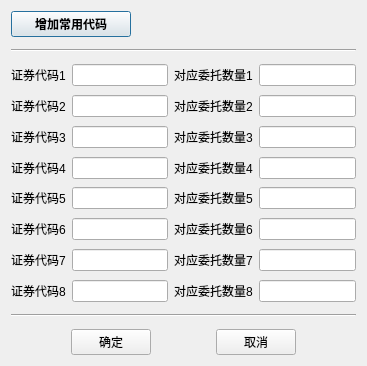
<?xml version="1.0" encoding="UTF-8"?>
<ui version="4.0">
 <class>Dig_UseCode</class>
 <widget class="QDialog" name="Dig_UseCode">
  <property name="geometry">
   <rect>
    <x>0</x>
    <y>0</y>
    <width>367</width>
    <height>366</height>
   </rect>
  </property>
  <property name="windowTitle">
   <string>Dialog</string>
  </property>
  <layout class="QVBoxLayout" name="verticalLayout">
   <item>
    <widget class="QPushButton" name="pb_useCode">
     <property name="maximumSize">
      <size>
       <width>120</width>
       <height>40</height>
      </size>
     </property>
     <property name="sizeIncrement">
      <size>
       <width>0</width>
       <height>0</height>
      </size>
     </property>
     <property name="font">
      <font>
       <weight>75</weight>
       <bold>true</bold>
      </font>
     </property>
     <property name="text">
      <string>增加常用代码</string>
     </property>
    </widget>
   </item>
   <item>
    <widget class="Line" name="line">
     <property name="minimumSize">
      <size>
       <width>0</width>
       <height>15</height>
      </size>
     </property>
     <property name="orientation">
      <enum>Qt::Horizontal</enum>
     </property>
    </widget>
   </item>
   <item>
    <layout class="QGridLayout" name="gridLayout">
     <item row="11" column="0">
      <spacer name="verticalSpacer_6">
       <property name="orientation">
        <enum>Qt::Vertical</enum>
       </property>
       <property name="sizeHint" stdset="0">
        <size>
         <width>20</width>
         <height>40</height>
        </size>
       </property>
      </spacer>
     </item>
     <item row="10" column="1">
      <widget class="QLineEdit" name="le_code6"/>
     </item>
     <item row="4" column="3">
      <widget class="QLineEdit" name="le_orderVolume3"/>
     </item>
     <item row="4" column="0">
      <widget class="QLabel" name="l_code3">
       <property name="text">
        <string>证券代码3</string>
       </property>
      </widget>
     </item>
     <item row="6" column="0">
      <widget class="QLabel" name="l_code4">
       <property name="text">
        <string>证券代码4</string>
       </property>
      </widget>
     </item>
     <item row="4" column="2">
      <widget class="QLabel" name="l_orderVolume3">
       <property name="text">
        <string>对应委托数量3</string>
       </property>
      </widget>
     </item>
     <item row="6" column="3">
      <widget class="QLineEdit" name="le_orderVolume4"/>
     </item>
     <item row="8" column="2">
      <widget class="QLabel" name="l_orderVolume5">
       <property name="text">
        <string>对应委托数量5</string>
       </property>
      </widget>
     </item>
     <item row="14" column="1">
      <widget class="QLineEdit" name="le_code8"/>
     </item>
     <item row="10" column="3">
      <widget class="QLineEdit" name="le_orderVolume6"/>
     </item>
     <item row="14" column="2">
      <widget class="QLabel" name="l_orderVolume8">
       <property name="text">
        <string>对应委托数量8</string>
       </property>
      </widget>
     </item>
     <item row="8" column="3">
      <widget class="QLineEdit" name="le_orderVolume5"/>
     </item>
     <item row="0" column="2">
      <widget class="QLabel" name="l_orderVolume1">
       <property name="text">
        <string>对应委托数量1</string>
       </property>
      </widget>
     </item>
     <item row="6" column="2">
      <widget class="QLabel" name="l_orderVolume4">
       <property name="text">
        <string>对应委托数量4</string>
       </property>
      </widget>
     </item>
     <item row="8" column="1">
      <widget class="QLineEdit" name="le_code5"/>
     </item>
     <item row="12" column="2">
      <widget class="QLabel" name="l_orderVolume7">
       <property name="text">
        <string>对应委托数量7</string>
       </property>
      </widget>
     </item>
     <item row="14" column="0">
      <widget class="QLabel" name="l_code8">
       <property name="text">
        <string>证券代码8</string>
       </property>
      </widget>
     </item>
     <item row="2" column="3">
      <widget class="QLineEdit" name="le_orderVolume2"/>
     </item>
     <item row="4" column="1">
      <widget class="QLineEdit" name="le_code3"/>
     </item>
     <item row="6" column="1">
      <widget class="QLineEdit" name="le_code4"/>
     </item>
     <item row="12" column="3">
      <widget class="QLineEdit" name="le_orderVolume7"/>
     </item>
     <item row="12" column="0">
      <widget class="QLabel" name="l_code7">
       <property name="text">
        <string>证券代码7</string>
       </property>
      </widget>
     </item>
     <item row="0" column="3">
      <widget class="QLineEdit" name="le_orderVolume1"/>
     </item>
     <item row="12" column="1">
      <widget class="QLineEdit" name="le_code7"/>
     </item>
     <item row="10" column="0">
      <widget class="QLabel" name="l_code6">
       <property name="text">
        <string>证券代码6</string>
       </property>
      </widget>
     </item>
     <item row="2" column="0">
      <widget class="QLabel" name="l_code2">
       <property name="text">
        <string>证券代码2</string>
       </property>
      </widget>
     </item>
     <item row="10" column="2">
      <widget class="QLabel" name="l_orderVolume6">
       <property name="text">
        <string>对应委托数量6</string>
       </property>
      </widget>
     </item>
     <item row="14" column="3">
      <widget class="QLineEdit" name="le_orderVolume8"/>
     </item>
     <item row="8" column="0">
      <widget class="QLabel" name="l_code5">
       <property name="text">
        <string>证券代码5</string>
       </property>
      </widget>
     </item>
     <item row="0" column="1">
      <widget class="QLineEdit" name="le_code1">
       <property name="frame">
        <bool>true</bool>
       </property>
       <property name="echoMode">
        <enum>QLineEdit::Normal</enum>
       </property>
       <property name="readOnly">
        <bool>false</bool>
       </property>
      </widget>
     </item>
     <item row="2" column="2">
      <widget class="QLabel" name="l_orderVolume2">
       <property name="text">
        <string>对应委托数量2</string>
       </property>
      </widget>
     </item>
     <item row="2" column="1">
      <widget class="QLineEdit" name="le_code2"/>
     </item>
     <item row="0" column="0">
      <widget class="QLabel" name="l_code1">
       <property name="text">
        <string>证券代码1</string>
       </property>
       <property name="scaledContents">
        <bool>false</bool>
       </property>
       <property name="margin">
        <number>0</number>
       </property>
       <property name="indent">
        <number>-1</number>
       </property>
      </widget>
     </item>
     <item row="1" column="0">
      <spacer name="verticalSpacer">
       <property name="orientation">
        <enum>Qt::Vertical</enum>
       </property>
       <property name="sizeHint" stdset="0">
        <size>
         <width>20</width>
         <height>40</height>
        </size>
       </property>
      </spacer>
     </item>
     <item row="3" column="0">
      <spacer name="verticalSpacer_2">
       <property name="orientation">
        <enum>Qt::Vertical</enum>
       </property>
       <property name="sizeHint" stdset="0">
        <size>
         <width>20</width>
         <height>40</height>
        </size>
       </property>
      </spacer>
     </item>
     <item row="13" column="0">
      <spacer name="verticalSpacer_7">
       <property name="orientation">
        <enum>Qt::Vertical</enum>
       </property>
       <property name="sizeHint" stdset="0">
        <size>
         <width>20</width>
         <height>40</height>
        </size>
       </property>
      </spacer>
     </item>
     <item row="5" column="0">
      <spacer name="verticalSpacer_3">
       <property name="orientation">
        <enum>Qt::Vertical</enum>
       </property>
       <property name="sizeHint" stdset="0">
        <size>
         <width>20</width>
         <height>40</height>
        </size>
       </property>
      </spacer>
     </item>
     <item row="9" column="0">
      <spacer name="verticalSpacer_5">
       <property name="orientation">
        <enum>Qt::Vertical</enum>
       </property>
       <property name="sizeHint" stdset="0">
        <size>
         <width>20</width>
         <height>40</height>
        </size>
       </property>
      </spacer>
     </item>
     <item row="7" column="0">
      <spacer name="verticalSpacer_4">
       <property name="orientation">
        <enum>Qt::Vertical</enum>
       </property>
       <property name="sizeHint" stdset="0">
        <size>
         <width>20</width>
         <height>40</height>
        </size>
       </property>
      </spacer>
     </item>
    </layout>
   </item>
   <item>
    <widget class="Line" name="line_2">
     <property name="minimumSize">
      <size>
       <width>0</width>
       <height>15</height>
      </size>
     </property>
     <property name="orientation">
      <enum>Qt::Horizontal</enum>
     </property>
    </widget>
   </item>
   <item>
    <layout class="QHBoxLayout" name="horizontalLayout">
     <property name="sizeConstraint">
      <enum>QLayout::SetDefaultConstraint</enum>
     </property>
     <property name="leftMargin">
      <number>0</number>
     </property>
     <item>
      <spacer name="horizontalSpacer_2">
       <property name="orientation">
        <enum>Qt::Horizontal</enum>
       </property>
       <property name="sizeHint" stdset="0">
        <size>
         <width>40</width>
         <height>20</height>
        </size>
       </property>
      </spacer>
     </item>
     <item>
      <widget class="QPushButton" name="pb_enter">
       <property name="text">
        <string>确定</string>
       </property>
      </widget>
     </item>
     <item>
      <spacer name="horizontalSpacer_3">
       <property name="orientation">
        <enum>Qt::Horizontal</enum>
       </property>
       <property name="sizeHint" stdset="0">
        <size>
         <width>40</width>
         <height>20</height>
        </size>
       </property>
      </spacer>
     </item>
     <item>
      <widget class="QPushButton" name="pb_cancel">
       <property name="text">
        <string>取消</string>
       </property>
      </widget>
     </item>
     <item>
      <spacer name="horizontalSpacer">
       <property name="orientation">
        <enum>Qt::Horizontal</enum>
       </property>
       <property name="sizeHint" stdset="0">
        <size>
         <width>40</width>
         <height>20</height>
        </size>
       </property>
      </spacer>
     </item>
    </layout>
   </item>
  </layout>
 </widget>
 <resources/>
 <connections/>
</ui>
